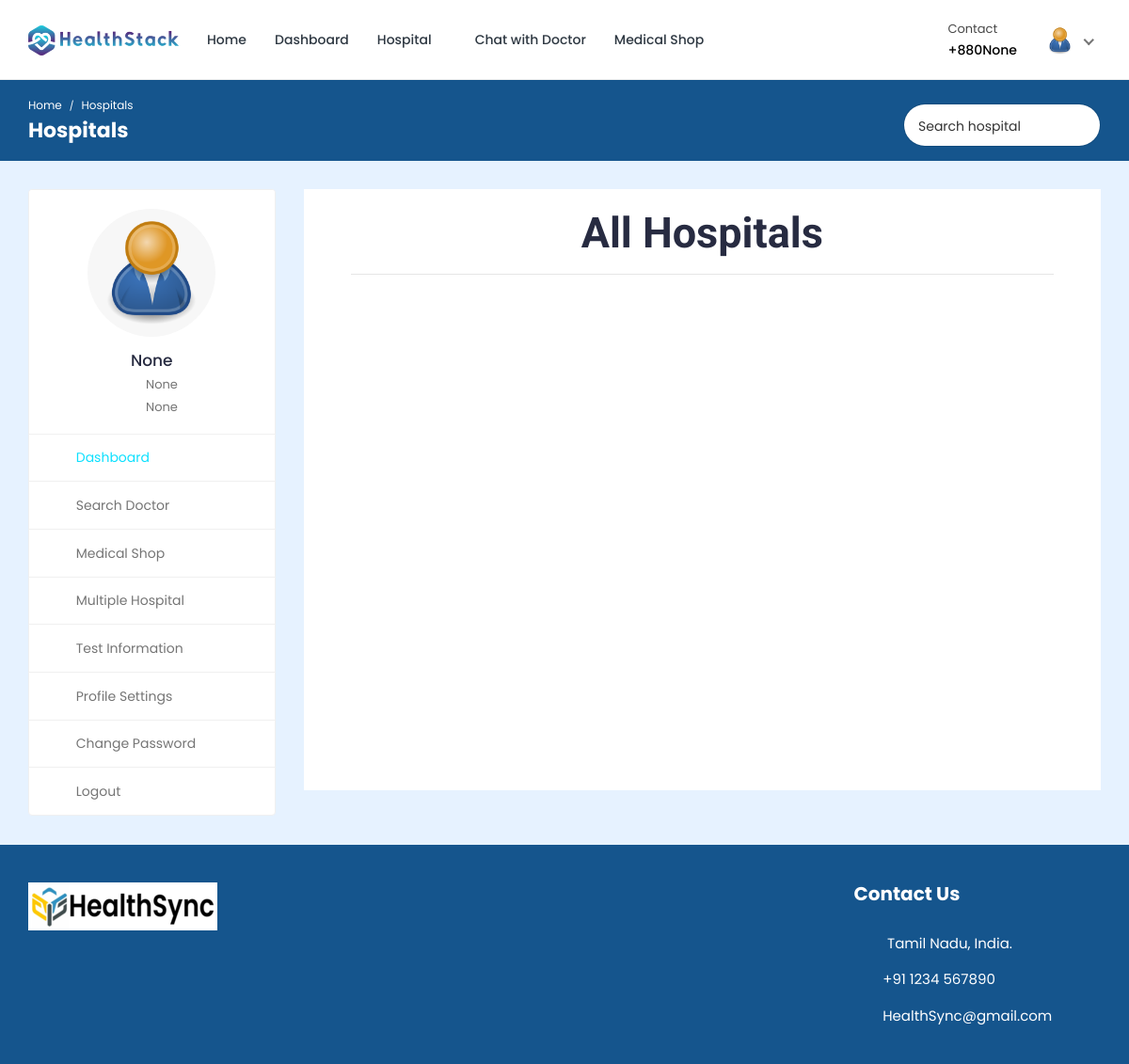
The app's page /multiple-hospital/ (signed in), older data.
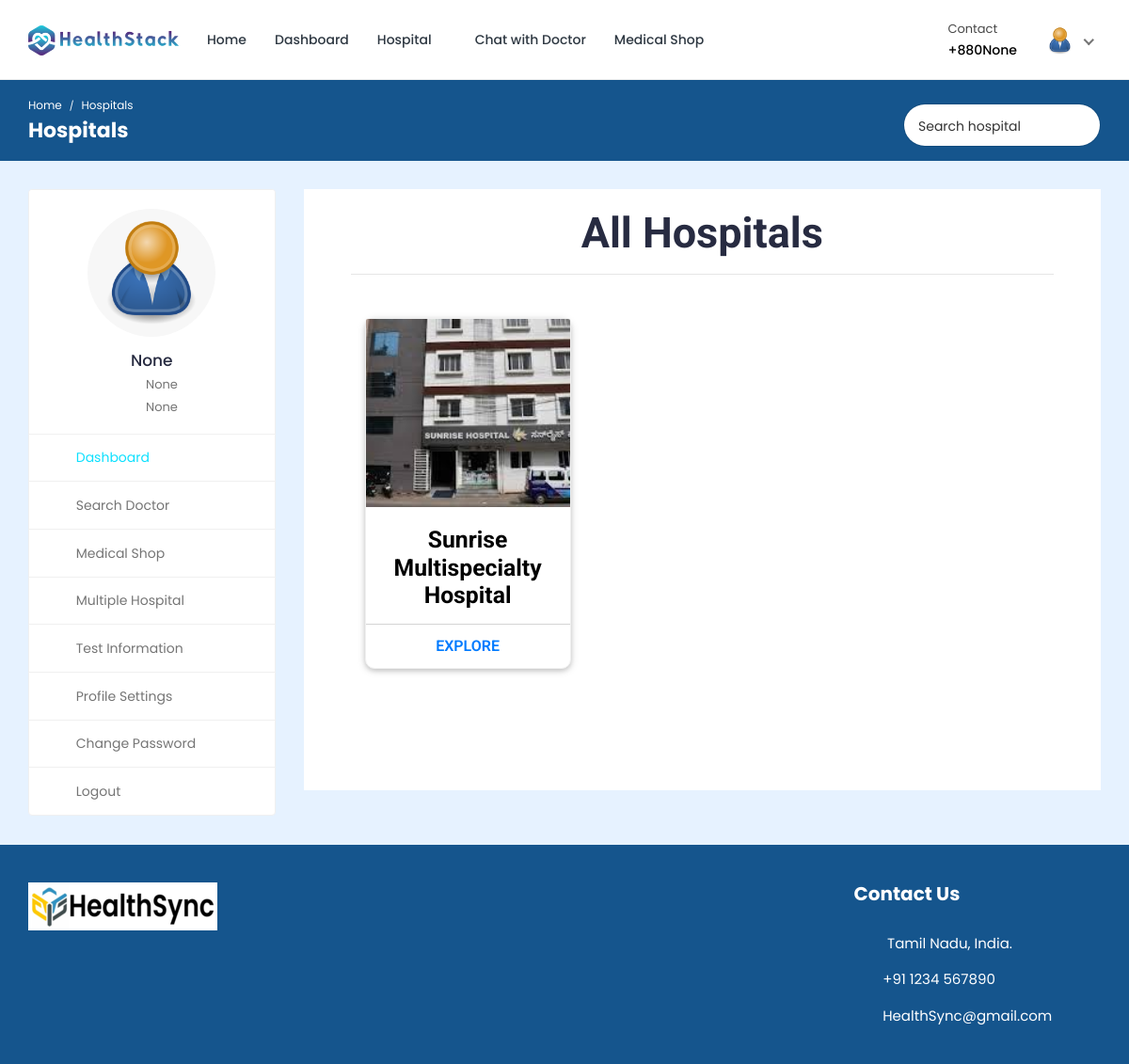
The same page, newer data.
### hospital/models.py (models this page shows, shortened)
class Patient(models.Model):
    patient_id = models.AutoField(primary_key=True)
    user = models.OneToOneField(User, on_delete=models.CASCADE, null=True, blank=True, related_name='patient')
    name = models.CharField(max_length=200, null=True, blank=True)
    username = models.CharField(max_length=200, null=True, blank=True)
    age = models.IntegerField(null=True, blank=True)
    email = models.EmailField(max_length=200, null=True, blank=True)
    phone_number = models.IntegerField(null=True, blank=True)
    address = models.CharField(max_length=200, null=True, blank=True)
    featured_image = models.ImageField(upload_to='patients/', default='patients/user-default.png', null=True, blank=True)
    blood_group = models.CharField(max_length=200, null=True, blank=True)
    history = models.CharField(max_length=200, null=True, blank=True)
    dob = models.CharField(max_length=200, null=True, blank=True)
    nid = models.CharField(max_length=200, null=True, blank=True)
    serial_number = models.CharField(max_length=200, null=True, blank=True)
    login_status = models.CharField(max_length=200, null=True, blank=True, default="offline")

class Hospital_Information(models.Model):
    HOSPITAL_TYPE = (
        ('private', 'Private hospital'),
        ('public', 'Public hospital'),
    )
    hospital_id = models.AutoField(primary_key=True)
    name = models.CharField(max_length=200, null=True, blank=True)
    address = models.CharField(max_length=200, null=True, blank=True)
    featured_image = models.ImageField(upload_to='hospitals/', default='hospitals/default.png', null=True, blank=True)
    description = models.TextField(null=True, blank=True)
    email = models.EmailField(max_length=200, null=True, blank=True)
    phone_number = models.IntegerField(null=True, blank=True)
    hospital_type = models.CharField(max_length=200, choices=HOSPITAL_TYPE)
    general_bed_no = models.IntegerField(null=True, blank=True)
    available_icu_no = models.IntegerField(null=True, blank=True)
    regular_cabin_no = models.IntegerField(null=True, blank=True)
    emergency_cabin_no = models.IntegerField(null=True, blank=True)
    vip_cabin_no = models.IntegerField(null=True, blank=True)

### hospital/views.py (the view)
# urls.py: path('multiple-hospital/', views.multiple_hospital, name='multiple-hospital'),
@csrf_exempt
@login_required(login_url="login")
def multiple_hospital(request):
    if request.user.is_authenticated:
        if request.user.is_patient:
            patient = Patient.objects.get(user=request.user)
            doctors = Doctor_Information.objects.all()
            hospitals = Hospital_Information.objects.all()
            hospitals, search_query = searchHospitals(request)
            custom_range, hospitals = paginateHospitals(request, hospitals, 3)
            context = {'patient': patient, 'doctors': doctors, 'hospitals': hospitals, 'search_query': search_query, 'custom_range': custom_range}
            return render(request, 'multiple-hospital.html', context)
        elif request.user.is_doctor:
            doctor = Doctor_Information.objects.get(user=request.user)
            hospitals = Hospital_Information.objects.all()
            hospitals, search_query = searchHospitals(request)
            context = {'doctor': doctor, 'hospitals': hospitals, 'search_query': search_query}
            return render(request, 'multiple-hospital.html', context)
    else:
        logout(request)
        messages.error(request, 'Not Authorized')
        return render(request, 'patient-login.html')

### hospital/utils.py (called while the page is built)
def searchHospitals(request):
    search_query = ''
    if request.GET.get('search_query'):
        search_query = request.GET.get('search_query')
    hospitals = Hospital_Information.objects.distinct().filter(Q(name__icontains=search_query))
    return hospitals, search_query

def paginateHospitals(request, hospitals, results):
    page = request.GET.get('page')
    paginator = Paginator(hospitals, results)
    try:
        hospitals = paginator.page(page)
    except PageNotAnInteger:
        page = 1
        hospitals = paginator.page(page)
    except EmptyPage:
        page = paginator.num_pages
        hospitals = paginator.page(page)
    leftIndex = (int(page) - 4)
    if leftIndex < 1:
        leftIndex = 1
    rightIndex = (int(page) + 5)
    if rightIndex > paginator.num_pages:
        rightIndex = paginator.num_pages + 1
    custom_range = range(leftIndex, rightIndex)
    return custom_range, hospitals

### templates/multiple-hospital.html (shortened to what this page needs)
{% load static %}
<!DOCTYPE html>
<html lang="en">
<head>
	<link rel="stylesheet" href="{% static 'HealthStack-System/css/Normal/bootstrap.min.css' %}">
	<link rel="stylesheet" href="{% static 'HealthStack-System/plugins/Normal/fontawesome/css/fontawesome.min.css' %}">
	<link rel="stylesheet" href="{% static 'HealthStack-System/plugins/Normal/fontawesome/css/all.min.css' %}">
	<link rel="stylesheet" href="{% static 'HealthStack-System/css/Normal/style.css' %}">
	<link rel="stylesheet"href="{% static 'HealthStack-System/css/Normal/hospital.css' %}">
	<link rel="stylesheet"href="{% static 'HealthStack-System/css/Normal/search2.css' %}">
	</head>
	<body>
		<div class="main-wrapper">
			<header class="header">
				{% if user.is_authenticated and user.is_patient %}
				{% include 'patient_navbar.html' %}
				{% endif %}
			</header>
			<div class="breadcrumb-bar">
				<div class="container-fluid">
					<div class="row align-items-center">
						<div class="col-md-6 col-6">
							<nav aria-label="breadcrumb" class="page-breadcrumb">
								<ol class="breadcrumb">
									{% if user.is_authenticated and user.is_patient %}
									<li class="breadcrumb-item"><a href="{% url 'patient-dashboard' %}">Home</a></li>
									{% endif %}
									<li class="breadcrumb-item active" aria-current="page">Hospitals</li>
								</ol>
							</nav>
							<h2 class="breadcrumb-title">Hospitals</h2>
						</div>
						<div class="col-md-6 col-6 text-right">
							<div class="top-nav-search">
								<form action="{% url 'multiple-hospital' %}" method="GET">
									<input type="text" class="form-control" placeholder="Search hospital" name="search_query" value="{{search_query}}">
									<button class="btn" type="submit"><i class="fa fa-search"></i></button>
								</form>
							</div>
						</div>
					</div>
				</div>
			</div>
			<div class="content">
				<div class="container-fluid">
					<div class="row">
						<div class="col-md-5 col-lg-4 col-xl-3 theiaStickySidebar">
							<div>
								{% if user.is_authenticated and user.is_patient %}
								{% include 'patient-sidebar.html' %}
								{% endif %}
							</div>
						</div>
						<div class="col-md-7 col-lg-8 col-xl-9">
							<section class="wrapper" style="height: 0px;">
								<div class="container-fostrap" style="padding-top: 0px;">
									<h1 class="card-title" style="text-align: center;font-size: 45px;">All Hospitals</h1>
									<hr>
									<div class="content">
										<div class="container">
											<div class="row">
												{% for hospital in hospitals %}
												<div class="col-xs-12 col-sm-4">
													<div class="card">
														<a class="img-card" href="#">
														<img src="{{hospital.featured_image.url}}" />
													  </a>
														<div class="card-content">
															<h4 class="card-title">
																<a href="#"> {{hospital.name}}
															  </a>
															</h4>
														</div>
														<div class="card-read-more">
															<a href="{% url 'hospital-profile' pk=hospital.hospital_id %}" class="btn btn-link btn-block">
																Explore
															</a>
														</div>
													</div>
												</div>
												{% endfor %}
											</div>
										</div>
									</div>
								</div>
							</section>
						</div>
					</div>
				</div>
			</div>
			{% include 'footer.html' %}
		</div>
	</body>
</html>

### templates/patient_navbar.html (shortened to what this page needs)
{% load static %}
<nav class="navbar navbar-expand-lg header-nav">
  <div class="navbar-header">
    <a href="{% url 'hospital_home'%}" class="navbar-brand logo">
      <img
        src="{% static 'HealthStack-System/images/Normal/logo.jpg' %}"
        class="img-fluid"
        alt="Logo"
      />
    </a>
  </div>
  <div class="main-menu-wrapper">
    <ul class="main-nav">
      <li>
        <a href="{% url 'hospital_home'%}">Home</a>
      </li>
      <li>
        <a href="{% url 'patient-dashboard' %}">Dashboard</a>
      </li>
      <li class="has-submenu">
        <a href="#">Hospital <i class="fas fa-chevron-down"></i></a>
      </li>
      {% if user.is_authenticated and user.is_patient %}
      <li>
        <a href="{% url 'chat-home' pk=user.id %}">Chat with Doctor</a>
      </li>
      {% endif %}
      <li>
        <a href="{% url 'pharmacy_shop' %}">Medical Shop</a>
      </li>
    </ul>
  </div>
  <ul class="nav header-navbar-rht">
    <li class="nav-item contact-item">
      <div class="header-contact-img">
        <i class="far fa-hospital"></i>
      </div>
      <div class="header-contact-detail">
        <p class="contact-header">Contact</p>
        <p class="contact-info-header">+880{{patient.phone_number}}</p>
      </div>
    </li>
    <li class="nav-item dropdown has-arrow logged-item">
      <a href="#" class="dropdown-toggle nav-link" data-toggle="dropdown">
        <span class="user-img">
          <img
            class="rounded-circle"
            src="{{patient.featured_image.url}}"
            width="31"
            alt="Richard Wilson"
          />
        </span>
      </a>
    </li>
  </ul>
</nav>

### templates/patient-sidebar.html
{% load static %}
    <div class="profile-sidebar">
      <div class="widget-profile pro-widget-content">
        <div class="profile-info-widget">
          <a href="#" class="booking-doc-img">
            <img
              src="{{ patient.featured_image.url }}"
              alt="User Image"
            />
          </a>
          <div class="profile-det-info">
            <h3>{{patient.name}}</h3>
            <div class="patient-details">
              <h5>
                <i class="fas fa-birthday-cake"></i> {{ patient.dob }}
              </h5>
              <h5 class="mb-0">
                <i class="fas fa-map-marker-alt"></i>
                {{ patient.address }}
              </h5>
            </div>
          </div>
        </div>
      </div>
      <div class="dashboard-widget">
        <nav class="dashboard-menu sidebar">
          <ul>
            <li class="active">
              <a href="{% url 'patient-dashboard' %}">
                <i class="fas fa-columns"></i>
                <span>Dashboard</span>
              </a>
            </li>
            <li class="nav-item has-submenu">
              <a href="{% url 'search' %}">
                <i class="fas fa-user-md"></i>
                <span>Search Doctor</span>
              </a>
            </li>
            <li class="has-submenu">
              <a href="{% url 'pharmacy_shop' %}" class="nav-link">
                <i class="fas fa-capsules"></i>
                <span>Medical Shop</span>
              </a>
            </li>
            <li>
                <a href="{% url 'multiple-hospital' %}">
                  <i class="fas fa-hospital"></i>
                  <span>Multiple Hospital</span>
                </a>
            </li>
            <li>
              <a href="{% url 'doctor-test-list'%}" target="_blank">
                <i class="fas fa-hourglass-start"></i>
                <span>Test Information</span>
              </a>
            </li>
            <li>
              <a href="{% url 'profile-settings' %}">
                <i class="fas fa-user-cog"></i>
                <span>Profile Settings</span>
              </a>
            </li>
            <li>
              <a href="{% url 'change-password' pk=user.id%}">
                <i class="fas fa-lock"></i>
                <span>Change Password</span>
              </a>
            </li>
            <li>
              <a href="{% url 'logout' %}">
                <i class="fas fa-sign-out-alt"></i>
                <span>Logout</span>
              </a>
            </li>
          </ul>
        </nav>
      </div>
    </div>

### templates/footer.html (shortened to what this page needs)
{% load static %}
<footer class="footer">
    <div class="footer-top">
      <div class="container-fluid">
        <div class="row">
          <div class="col-lg-6 col-md-6">
            <div class="footer-widget footer-about">
              <div class="footer-logo">
                <img
                  src="{% static 'HealthStack-System/images/Normal/health_sync_footer.png' %}"
                  alt="logo"
                />
              </div>
              <div class="footer-about-content">
                <br>
                <div class="social-icon">
                  <ul>
                    <li>
                      <a href="#" target="_blank"
                        ><i class="fab fa-facebook-f"></i>
                      </a>
                    </li>
                    <li>
                      <a href="#" target="_blank"
                        ><i class="fab fa-twitter"></i>
                      </a>
                    </li>
                    <li>
                      <a href="#" target="_blank"
                        ><i class="fab fa-linkedin-in"></i
                      ></a>
                    </li>
                    <li>
                      <a href="#" target="_blank"
                        ><i class="fab fa-instagram"></i
                      ></a>
                    </li>
                    <li>
                      <a href="#" target="_blank"
                        ><i class="fab fa-dribbble"></i>
                      </a>
                    </li>
                  </ul>
                </div>
              </div>
            </div>
          </div>
          <div class="col-lg-3 col-md-6">
          </div>
          <div class="col-lg-3 col-md-6">
            <div class="footer-widget footer-contact">
              <h2 class="footer-title">Contact Us</h2>
              <div class="footer-contact-info">
                <div class="footer-address">
                  <span><i class="fas fa-map-marker-alt"></i></span>
                  <p>
                    Tamil Nadu, India.
                  </p>
                </div>
                <p>
                  <i class="fas fa-phone-alt"></i>
                  +91 1234 567890
                </p>
                <p class="mb-0">
                  <i class="fas fa-envelope"></i>
                  HealthSync@gmail.com
                </p>
              </div>
            </div>
          </div>
        </div>
      </div>
    </div>
  </footer>

### static/HealthStack-System/css/Normal/hospital.css (style rules this page uses)
.wrapper { display: table; height: 100%; width: 100%; }
.container-fostrap { -moz-box-sizing: border-box; box-sizing: border-box; height: 100%; width: 100%; background: #FFF; font-family: 'Roboto', sans-serif; font-weight: 400; display: table-cell; padding: 50px; text-align: center; vertical-align: middle; }
.card { display: block; margin-bottom: 20px; line-height: 1.42857143; background-color: #fff; border-radius: 10px; box-shadow: 0 2px 5px 0 rgba(0,0,0,0.16),0 2px 10px 0 rgba(0,0,0,0.12); transition: box-shadow .25s; }
.img-card { width: 100%; height:200px; border-top-left-radius:2px; border-top-right-radius:2px; display:block; overflow: hidden; }
.img-card img { width: 100%; height: 200px; object-fit:cover; transition: all .25s ease; }
.card-title { margin-top:0px; font-weight: 700; font-size: 1.65em; text-align: center; padding-top: 20px; }
.card-title a { color: #000; text-decoration: none !important; }
.card-read-more { border-top: 1px solid #D4D4D4; }
.card-read-more a { text-decoration: none !important; padding:10px; font-weight:600; text-transform: uppercase }

### static/HealthStack-System/css/Normal/search2.css (style rules this page uses)
.top-nav-search { float: right; margin-left: 15px; }
.top-nav-search form { margin-top: 10px; position: relative; width: 210px; }
.top-nav-search .form-control { border-color: rgba(0, 0, 0, 0.1); border-radius: 50px; color: #333; height: 40px; padding: 10px 50px 10px 15px; }
.top-nav-search .btn { background-color: transparent; border-color: transparent; color: #333; min-height: 40px; padding: 7px 15px; position: absolute; right: 0; top: 0; }
.top-nav-search .form-control::placeholder { color: #333; }

Row changes from the older to the newer data that the page shows:
added Hospital_Information: featured_image (picture), name "Sunrise Multispecialty Hospital"
